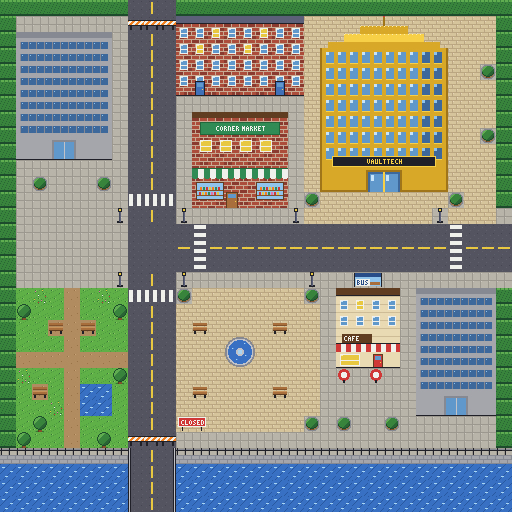
#> input picture graphics/city_centre.bmp, 512 x 512 px, given in place of common_fixed_8x8_font.bmp, which was not available
$ python bins_toilet_sheets.py
#> lines starting #> are read from the running program, lines starting #| are printed output that depends on the picture
### tools/interactions.py
"""
Town Life - interactable objects per map (kept out of scene.py so editing them never forces a
Blender re-render). Positions in cells. The player must stand within reach of the point
(benches 26 units, fountain radius + 32, everything else 28 units = 1.75 cells).

  ("bench", seat_x, seat_y)       a bench along x with its backrest towards -y; you sit facing +y
                                   (screen down-left). Options: Sit, Sleep.
  ("fountain", centre_x, centre_y, radius)   Options: Wash face, Drink water.
  ("deposit", x, y)               RETURN & EARN machine (cans $0.50, bottles $1.00): Return all / Check credit / Leave.
  ("bin", x, y)                   trash can: Search the bin (random find, once per game hour per bin).

Optional 5th element = quality 1..3 (activities: toilet = speed of emptying the bladder, bookshelf =
how fast Fun fills); the 4th element (radius) is 0 for everything but the fountain.
  ("shop_market", x, y)           Corner Market checkout: shop menu (Bread, Apple, Ready meal, Soda).
  ("shop_diner", x, y)            diner counter: Coffee, Pancakes, Burger.
  ("toilet", x, y)                Use toilet.
  ("sink", x, y)                  Wash hands.
  ("bookshelf", x, y)             Read a book (30 game minutes).
  ("noticeboard", x, y)           info: no jobs posted yet.
  ("reception", x, y)             info: VaultTech access denied.
  ("bed", x, y, reach)            the player's bed (room above the Corner Market): Sleep (a night, Energy +1/min, clock 8x, ends with
                                   "Slept well. Save game?") / Take a nap (1 h, Energy +20). 4th element = extra reach in cells.
  ("desk", x, y, reach)           Read (like a bookshelf, quality 1) / Check notes (current objective).
  ("window", x, y, reach)         look outside: flavour text by time of day.
  ("wardrobe", x, y, reach)       info text.
  The room's entries are generated from the furniture catalog (tools/furniture.py, scene.ROOM_FURNITURE + use_point()).
  ("crate", x, y)                 storeroom crate: "Take the rye loaf" while Mr. Pimm waits (story).
  ("kiosk", x, y)                 newspaper boxes at the bus stop: scratch cards ($1, 3 a day) and newspapers (gift).
  ("shower", x, y)                public toilet shower: $1 coin slot, Hygiene to ~100 over 6 s (B cancels).
  ("clinic", x, y)                City Clinic reception: Check-up / Pay the bill / Talk to the doctor.
  ("couch", x, y, reach)          the exam couch (info text); fainting patients wake up here (script op lie_bed falls back to it).
  ("gate", x, y)                  VaultTech staff gate in front of the stairs (only usable after the firing): info text.
  ("seat", x, y, reach)           indoor chair / sofa / booth bench; you sit facing +y (screen down-left).
  ("seat_x", x, y, reach)         same but facing +x (screen down-right: the sit sprite is mirrored).
                                   (x, y) = where the player's seat is drawn (centre of the seat); `reach` = extra
                                   reach in cells on top of 1.75, because the player usually stands beside the
                                   (solid) furniture. Standing up returns to the spot where he sat down.
"""

def _room_things():
    import furniture
    from scene import ROOM_FURNITURE
    out = []
    for fid, x, y, rot in ROOM_FURNITURE:
        f = furniture.FURNITURE[fid]
        if f.get("kind") and "use" in f:
            ux, uy, reach = furniture.use_point(fid, x, y, rot)
            out.append((f["kind"], round(ux, 2), round(uy, 2), reach, f["quality"]))
    out.append(("window", 2.55, 0.45, 0.6))         # the big window above the window seat
    return out


INTERACTABLES = {
    "city_centre": [
        # City Park
        ("bench", 15.3, 39.4),
        ("deposit", 6.2, 37.9),         # RETURN & EARN machine against the east wall of the toilet hut
        # fountain square
        ("bench", 48.3, 38.0), ("bench", 57.7, 38.0), ("bench", 48.3, 45.0), ("bench", 57.7, 45.0),
        ("fountain", 53.0, 41.0, 2.2),
        # trash cans along the avenue (scene.py city_centre)
        ("kiosk", 45.5, 32.4),          # the two newspaper boxes at the bus stop
        ("bin", 5.0, 21.1), ("bin", 17.0, 21.1), ("bin", 56.2, 21.1), ("bin", 68.0, 21.1),
    ],
    "corner_market": [
        ("shop_market", 12.2, 15.0), ("shop_market", 13.9, 15.0), ("shop_market", 15.2, 15.0),
        ("crate", 12.6, 3.1),               # the rye loaf crate in the storeroom (Day 1, Pimm's errand)
        # (the foot of the storeroom stairs is a warp up to "player_room")
    ],
    "vaultmart": [
        # self-checkout kiosks (VaultMart prices, robot voice) and the staff gate in front of the storeroom stairs
        ("shop_market", 11.6, 14.3), ("shop_market", 13.2, 14.3), ("shop_market", 14.8, 14.3),
        ("gate", 15.6, 4.7),
    ],
    "diner": [
        ("shop_diner", 4.6, 4.5), ("shop_diner", 6.4, 4.5), ("shop_diner", 8.2, 4.5),
        # booth benches on the west wall (facing the table) and the north chair of the free table
        ("seat_x", 0.75, 4.4, 1.2), ("seat_x", 0.75, 6.6, 1.2), ("seat", 7.0, 6.6, 1.0), ("seat", 12.8, 5.6, 1.0),
        # s81: toilet nook (no door) in the back-right corner: WC (quality 1) and washbasin
        ("toilet", 11.9, 1.5, 0, 1), ("sink", 13.4, 1.0),
    ],
    "community_centre": [
        ("bookshelf", 2.5, 1.0, 0, 2), ("bookshelf", 4.7, 1.0, 0, 2), ("bookshelf", 6.9, 1.0, 0, 2),
        ("bookshelf", 1.0, 4.0, 0, 2), ("bookshelf", 1.0, 6.5, 0, 2),
        ("noticeboard", 10.7, 1.0),
        # armchair nook sofa and two reading-table chairs
        ("seat_x", 1.6, 9.6, 1.2), ("seat", 6.1, 4.7, 1.0), ("seat", 13.3, 4.7, 1.0),
    ],
    "vaulttech_lobby": [
        ("reception", 7.2, 5.5), ("reception", 9.0, 5.5), ("reception", 10.8, 5.5),
        # glass-wall benches (west) and the waiting sofa, all facing into the lobby
        ("seat_x", 0.9, 3.95, 1.0), ("seat_x", 0.9, 7.95, 1.0), ("seat_x", 10.85, 9.75, 1.0),
    ],
    "public_toilet": [
        ("toilet", 2.3, 1.5, 0, 1), ("sink", 0.5, 3.5), ("bin", 0.75, 1.0),
        ("shower", 4.55, 1.1),          # s64: the cubicle in the back-right corner (stand in the tray)
    ],
    "clinic": [
        ("clinic", 6.3, 4.45), ("clinic", 7.5, 4.45), ("clinic", 8.7, 4.45),      # reception counter (y 3.1..4.0); the doctor stands behind it
        ("couch", 11.85, 2.1, 0.6),                                                # exam couch along the back wall
        ("seat", 1.2, 1.15, 1.0), ("seat", 2.35, 1.15, 1.0), ("seat", 3.5, 1.15, 1.0),     # waiting chairs (face +y)
        ("seat_x", 1.65, 5.2, 1.2),                                                # the sofa on the west wall (faces +x)
        ("bin", 9.4, 5.0),
    ],
    "player_room": _room_things(),
}


# ---------------------------------------------------------------------------------------------------------------- s75: Old Block
# Old Block: bins come FIRST (bin cooldown slot = index & 15 per map, so they must stay within the first 16 entries).
# New kinds: sign (5th element = text index in tl_field_oldblock.cpp), flap, hatch, shop_stall, chess, garden, hoop, washer, oven,
# shop_bakery, shop_lane. Positions from tools/proposals/s74/data.py.
INTERACTABLES["old_block"] = [
    ("bin", 28.0, 26.2), ("bin", 44.0, 25.8), ("bin", 35.2, 15.8), ("bin", 61.0, 28.1),
    ("kiosk", 17.4, 25.6),
    ("fountain", 50.0, 14.5, 1.2),
    ("sign", 9.9, 19.9, 0, 0), ("sign", 14.0, 22.0, 0, 1), ("sign", 67.3, 22.0, 0, 2), ("sign", 52.5, 13.2, 0, 4),
    ("hatch", 69.0, 22.5, 1.5),
    ("shop_stall", 63.2, 23.6),
    ("chess", 32.2, 28.9), ("garden", 18.2, 38.6, 1.0), ("hoop", 57.4, 33.5), ("hoop", 65.6, 33.5),
    ("bench", 19.8, 38.9), ("bench", 59.0, 28.1), ("bench", 64.0, 28.1), ("bench", 39.0, 36.4), ("bench", 62.0, 46.5),
    ("bench", 48.5, 17.2), ("bench", 51.5, 17.2),
]


def _ob_things(ident):
    import furniture
    import scene_oldblock as ob
    out = []
    for fid, x, y, rot in ob.OB_FURNITURE[ident]:
        f = furniture.FURNITURE[fid]
        if f.get("kind") == "seat" and f.get("anchor") == "centre":
            out.append(("seat", x, y, 0.8))
        elif f.get("kind") and "use" in f:
            ux, uy, reach = furniture.use_point(fid, x, y, rot)
            out.append((f["kind"], round(ux, 2), round(uy, 2), reach, f["quality"]))
    for (m, kind, x, y, reach, q) in ob.OB_EXTRA_THINGS:
        if m == ident:
            out.append((kind, x, y, reach, q))
    return out


for _ident in ("laundromat", "bakery", "mia_flat", "lane_shop"):
    INTERACTABLES[_ident] = _ob_things(_ident)


# ---------------------------------------------------------------------------------------------------------------- s77: the sewer route
#   ("manhole", x, y)   road manhole of the secret route (City Centre, Old Block): "Climb down" once the route is open (flag sneak_route).
#   ("ladder", x, y, 0, side)   shaft ladder in the sewer: "Climb up"; side 0 = west (to the City Centre), 1 = east (to Old Block).
# City Centre manhole at the east end of the avenue (variant A); Old Block manhole on Cobble Street just inside the arch.
INTERACTABLES["city_centre"].append(("manhole", 66.4, 27.6))
INTERACTABLES["old_block"].append(("manhole", 19.4, 22.6))
INTERACTABLES["sewer"] = [("ladder", 2.4, 0.6, 0, 0), ("ladder", 27.4, 0.6, 0, 1)]

### tools/pickups.py
#!/usr/bin/env python3
"""Pixel-art pickup sprites for the can & bottle deposit feature (own design, 16x16 frames, one shared palette,
index 0 = transparent). Six items x 2 sparkle frames; frame index = item * 2 + twinkle (items: can red / blue /
silver, bottle green / brown / clear). build_assets.build_pickups() writes graphics/pickups.bmp from frames_list()."""
import os
import sys
from PIL import Image

OUT = sys.argv[1] if len(sys.argv) > 1 else "/tmp/claude-0/s50"
P = {
    ".": None,
    "o": (30, 28, 40),        # outline
    "s": (206, 214, 228),     # silver
    "S": (128, 138, 158),     # silver shade
    "r": (216, 58, 42),       # red can
    "R": (150, 34, 24),
    "b": (58, 106, 208),      # blue can
    "B": (36, 72, 150),
    "g": (66, 170, 94),       # green glass
    "G": (30, 110, 58),
    "n": (150, 98, 44),       # brown glass
    "N": (96, 60, 26),
    "c": (150, 208, 232),     # clear glass
    "C": (96, 156, 190),
    "w": (255, 255, 255),     # sparkle / highlight
}
# 16x16, item drawn lying on the ground (screen-aligned, slightly tilted): each 'row' string is 16 wide
CAN = {
    "red": ("r", "R"), "blue": ("b", "B"), "silver": ("s", "S"),
}
def _place(art, ox=2, oy=5):
#> called with ox = 1, oy = 5
    rows = [["."] * 16 for _ in range(16)]
    for y, r in enumerate(art):
        for x, ch in enumerate(r):
            rows[oy + y][ox + x] = ch
    return ["".join(r) for r in rows]


def can(a, d):
    """Drink can lying on its side: lighter end cap on the left, rim band, shaded underside."""
    art = [
        "...oooooooo...",
        "..oSssAAAAAo..",
        ".oswsSAAAAAAo.",
        ".osssSAAAAAdo.",
        "..oSSsAAAAdo..",
        "...oooooooo...",
    ]
    return [r.replace("A", a).replace("d", d) for r in _place(art, 1, 5)]


def bottle(a, d):
    """Glass bottle lying on its side: round body on the left, neck and cap on the right."""
    art = [
        "..oooooooo......",
        ".oAAwAAAAAooo...",
        "oAAwAAAAAAAAAoos",
        "oAAAAAAAAAAAAoss",
        ".oAAAAAAAddooo..",
        "..oooooooo......",
    ]
    return [r.replace("A", a).replace("d", d) for r in _place(art, 0, 5)]


ITEMS = {
    "can_red": can("r", "R"), "can_blue": can("b", "B"), "can_silver": can("s", "S"),
    "bottle_green": bottle("g", "G"), "bottle_brown": bottle("n", "N"), "bottle_clear": bottle("c", "C"),
}

# [42 lines left out: functions spark, render, frames, frames_list, not called in this run]


# [8 lines that do not run on import are left out]

### tools/minigame_art.py
#!/usr/bin/env python3
"""
Town Life - art for the two job minigames (owner-approved mock-ups in tools/proposals/minigames: STOCK IT! and PLATE RUSH).
The mock-up drawing code is ported here; the static scenery becomes full-screen 8bpp backgrounds and everything that moves becomes
a small sprite sheet (16-colour palette, index 0 = transparent).

Writes (graphics/*.bmp + .json, run by build_assets.py or alone: python3 tools/minigame_art.py [--preview DIR]):
  mg_stock_bg, mg_dish_bg    240x160 backgrounds padded to 256x256 (8bpp; palette entry 0 is unused because it is the transparent
                             colour; shown with create_bg(8, 48))
  mg_items                   16x16: milk, can, cereal, apple (4th section of the replay job)
  mg_fx                      16x16: 0 red X, 1 sparkle, 2 plate icon, 3 broken plate icon, 4 pip empty, 5 pip full, 6/7 shards
  mg_plate                   32x16: 0 dirty, 1 soapy, 2 clean, 3 broken
  mg_pan                     64x64: greasy pan (pan drawn at (20, 32))
  mg_rack                    8x32:  a clean plate standing in the rack
  mg_vline / mg_hline        8x32 / 32x8 gold selection lines
  mg_cover_dish              32x32: the counter in front of the dish washer (drawn over the player sprite)
The player is the existing graphics/player_wash sheet (facing n for STOCK IT!, facing s for PLATE RUSH).
"""
import glob
import os
import sys

import numpy as np
from PIL import Image, ImageDraw

ROOT = os.path.abspath(os.path.join(os.path.dirname(os.path.abspath(__file__)), ".."))
W, H = 240, 160

# ---------------------------------------------------------------------------------------------------- drawing toolkit
FONT = np.array(Image.open(os.path.join(ROOT, "butano", "common", "graphics", "common_fixed_8x8_font.bmp")))
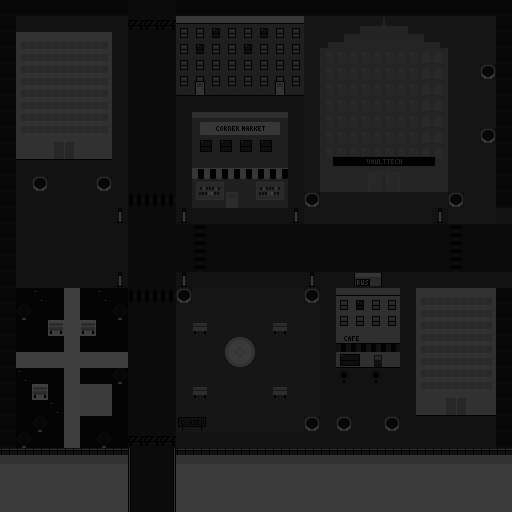
#> FONT: shape (512, 512); min 1, max 65, mean 26.1
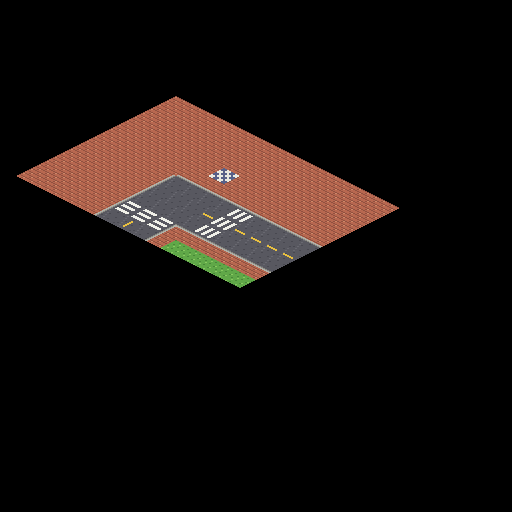
#> input picture graphics/city_centre_floor.bmp, 512 x 512 px, given in place of street_cur_floor.png, which was not available


# [24 lines left out: functions glyph, text, not called in this run]


def tw(s, scale=1):
    return 8 * len(s) * scale


def ctext(img, s, cx, y, col=(255, 255, 255), scale=1):
    text(img, s, cx - tw(s, scale) // 2, y, col, scale)


def new(col=(0, 0, 0, 255)):
    return Image.new("RGBA", (W, H), col)


def R(img, x, y, w, h, c):
    ImageDraw.Draw(img).rectangle([x, y, x + w - 1, y + h - 1], fill=c)


def P(img, x, y, c):
    if 0 <= x < img.width and 0 <= y < img.height:
        img.putpixel((x, y), c)


OL = (30, 18, 14, 255)
CREAM = (241, 228, 195, 255)
WOODD = (90, 58, 34, 255)
WOODM = (138, 90, 48, 255)
WOODL = (185, 128, 72, 255)
RED = (200, 55, 45, 255)
YEL = (240, 192, 64, 255)
BLUE = (58, 111, 192, 255)
GRN = (47, 125, 70, 255)
GOLD = (240, 200, 80, 255)
WHITE = (255, 255, 255, 255)
STEEL = (176, 186, 198, 255)
STEELD = (120, 130, 146, 255)
STEELL = (226, 234, 242, 255)
CYAN = (90, 230, 240, 255)
PINK = (255, 90, 170, 255)
DR = (190, 48, 56, 255)


# [55 lines left out: functions btn, milk, can, cereal, apple, not called in this run]


ITEMS = [milk, can, cereal, apple]
SEC = [("MILK", BLUE), ("CANS", RED), ("CEREAL", (230, 160, 40, 255))]


def sparkle(img, x, y, c=(255, 245, 170, 255)):
    for dx, dy in [(0, 0), (1, 0), (-1, 0), (0, 1), (0, -1), (0, 2), (0, -2), (2, 0), (-2, 0)]:
        P(img, x + dx, y + dy, c)


# ---------------------------------------------------------------------------------------------------- STOCK IT! scenery
# [49 lines left out: function stock_bg, not called in this run]


# ---------------------------------------------------------------------------------------------------- PLATE RUSH scenery
ZX = [96, 146, 196]


# [301 lines left out: functions portrait32, plate, shards, pan, dish_bg, key_frame and 5 more, not called in this run]


# [3 lines that do not run on import are left out]

### tools/proposals/s49/lib.py
"""Shared helpers for the s49 proposal scripts: preview composition (graded like the game, 5-bit colour), zoom, labels."""
import os
import sys
import numpy as np
from PIL import Image, ImageDraw, ImageFont

TOOLS = os.path.abspath(os.path.join(os.path.dirname(__file__), "..", ".."))
sys.path.insert(0, TOOLS)
import build_assets as ba   # noqa: E402

FONT = "/usr/share/fonts/truetype/dejavu/DejaVuSans-Bold.ttf"


def down(img, f=2):
#> called with f = 2
    a = np.asarray(img.convert("RGBA")).astype(np.float64) / 255.0
    a[..., :3] *= a[..., 3:4]
    h, w = a.shape[0] // f, a.shape[1] // f
    a = a[:h * f, :w * f].reshape(h, f, w, f, 4).mean(axis=(1, 3))
#> a: shape (256, 256, 4) float64
    rgb = np.where(a[..., 3:4] > 0, a[..., :3] / np.maximum(a[..., 3:4], 1e-6), 0)
    return Image.fromarray(np.clip(np.concatenate([rgb, a[..., 3:4]], axis=2) * 255 + .5, 0, 255).astype(np.uint8), "RGBA")


def to555(im):
    a = np.asarray(im.convert("RGB")).astype(np.float64)
    return Image.fromarray((np.clip(np.round(a / 8.0), 0, 31) * 8).astype(np.uint8))


def compose(prefix, bg=(10, 12, 24)):
    fl = ba.grade(down(Image.open(prefix + "_floor.png")))
    ob = ba.grade(down(Image.open(prefix + "_objects.png")))
    base = Image.new("RGBA", fl.size, bg + (255,))
    base.alpha_composite(fl)
    base.alpha_composite(ob)
    return to555(base)


def zoom(im, n):
    return im.resize((im.width * n, im.height * n), Image.NEAREST)


# [17 lines left out: function labelled, not called in this run]

### tools/build_assets.py
#!/usr/bin/env python3
"""
Town Life - asset builder.

  python3 tools/build_assets.py [--rerender] [--fast] [--preview DIR]

1. Renders every scene in tools/scene.py with Blender (floor + objects layer), cached in
   art_cache/ (git-ignored). --rerender forces new renders, --fast uses low quality for testing.
2. Converts each layer to GBA 4bpp tiles: up to BANKS 16-colour palettes per layer; every 8x8 tile
   picks the palette that fits it best. Tiles are deduplicated (also flipped versions).
3. Writes the generated game data:
     src/tl_world_data.cpp     tiles, cells and palettes per layer + collision, warps, occluders
     include/tl_map_id.h       enum map_id
     graphics/hud.bmp/.json    HUD bar (4bpp)
     graphics/player.bmp/.json player sprite sheet
Requirements: Blender (apt-get install blender), numpy, Pillow.
"""

import hashlib
import json
import os
import re
import subprocess
import sys

import numpy as np
from PIL import Image

TOOLS = os.path.dirname(os.path.abspath(__file__))
ROOT = os.path.dirname(TOOLS)
sys.path.insert(0, TOOLS)
import scene as scn          # noqa: E402
import hud_sprites           # noqa: E402
import ui_assets             # noqa: E402
import critters, npcs, cast, story_data        # noqa: E402
import interactions          # noqa: E402
import deposit               # noqa: E402
import pickups               # noqa: E402
import map_sprites           # noqa: E402
import collectibles          # noqa: E402
import minigame_art          # noqa: E402
import face_pass             # noqa: E402
import face_cfg              # noqa: E402

CACHE = os.path.join(ROOT, "art_cache")
FLOOR_BANKS = 8
OBJECT_BANKS = 7
RENDER_SCALE = 2
RENDER_SAMPLES = 192


# ---------------------------------------------------------------------------------------------
# Rendering
# ---------------------------------------------------------------------------------------------
# [77 lines left out: functions scene_hash, render, render_id, _blur3, sharpen, not called in this run]


BANK_SMOOTH, BANK_SMOOTH_BASE = 0.6, 20.0      # see convert_layer
GRADE_SAT, GRADE_CON, GRADE_SHADOW = 1.28, 1.20, 0.15


def grade(img):
    """Colour grade before quantization: more contrast and saturation (v1-soft grade s73: 1.28 / 1.20; was 1.15 / 1.08) and cool, slightly
    purple shadows, for the moodier look of classic pre-rendered city games."""
    a = np.asarray(img).astype(np.float64) / 255.0
    rgb = a[..., :3]
    luma = (rgb * [0.299, 0.587, 0.114]).sum(2, keepdims=True)
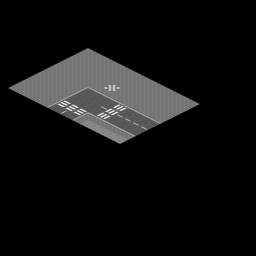
#> luma: shape (256, 256, 1) float64; min 0, max 0.938, mean 0.0623
    rgb = luma + (rgb - luma) * GRADE_SAT                                   # saturation
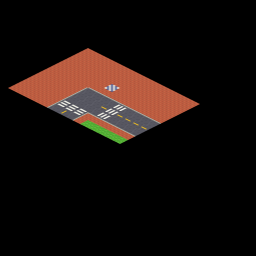
#> rgb: shape (256, 256, 3) float64; mean R, G, B 0.0875, 0.0536, 0.0414
    rgb = np.clip(0.5 + (rgb - 0.5) * GRADE_CON, 0, 1)                      # contrast
    shadow = np.clip(1.0 - luma / 0.45, 0, 1)                          # 1 in deep shadow
#> (the rest of the program and of its run is left out)
